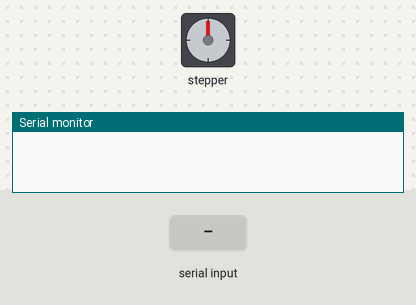
This sketch was run on a simulated Arduino Uno, built with avr-gcc and run on an emulated ATmega328P. On the bench: stepper motor, the last lines printed to the serial monitor. Wiring (inferred from the names in the program): stepper motor (2048 steps per turn assumed): coils pin 8, pin 9, pin 10, pin 11. The test bench sets the inputs (shaded band).

Above: at 1.2 s.
1.3 s: "1" received over Serial
At 2.07 s:
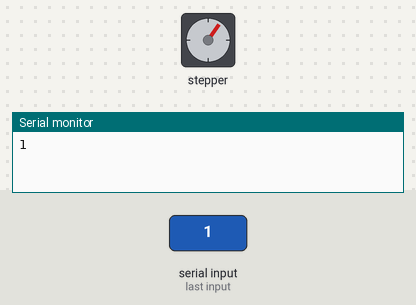
At 2.68 s:
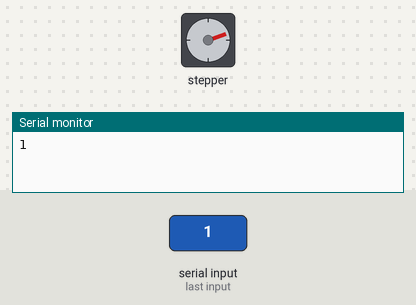
Timing chart, 0 to 16.3 s (numbered marks = the images above; inputs shaded):
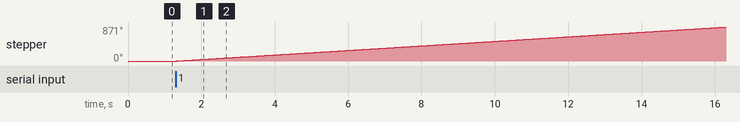

The sketch:

Full_Step_2phase.ino
```cpp
int motorPin1 = 8;// Blue   - 28BYJ48 pin 1
int motorPin2 = 9;// Pink   - 28BYJ48 pin 2
int motorPin3 = 10;// Yellow - 28BYJ48 pin 3
int motorPin4 = 11;// Orange - 28BYJ48 pin 4
int motorSpeed = 3;     //variable to set stepper speed
char val = '0';
void setup() {
  //declare the motor pins as outputs
  pinMode(motorPin1, OUTPUT);
  pinMode(motorPin2, OUTPUT);
  pinMode(motorPin3, OUTPUT);
  pinMode(motorPin4, OUTPUT);
  Serial.begin(9600);
}
void loop() {
  if (Serial.available() > 0)
  {
    val = Serial.read();
    Serial.println(val);
  }
  if (val == '1') {
    counterclockwise();   //หมุนวนขวา
  }
  if (val == '2') {
    clockwise(); //หมุนวนซ้าย
  }
  if (val == '0') { //หยุดหมุน
    digitalWrite(motorPin1, LOW);
    digitalWrite(motorPin2, LOW);
    digitalWrite(motorPin3, LOW);
    digitalWrite(motorPin4, LOW);
  }
}
void counterclockwise () {
  // 1
  digitalWrite(motorPin1, HIGH);
  digitalWrite(motorPin2, LOW);
  digitalWrite(motorPin3, LOW);
  digitalWrite(motorPin4, HIGH);
  delay(motorSpeed);
  // 2
  digitalWrite(motorPin1, HIGH);
  digitalWrite(motorPin2, HIGH);
  digitalWrite(motorPin3, LOW);
  digitalWrite(motorPin4, LOW);
  delay (motorSpeed);
  // 3
  digitalWrite(motorPin1, LOW);
  digitalWrite(motorPin2, HIGH);
  digitalWrite(motorPin3, HIGH);
  digitalWrite(motorPin4, LOW);
  delay(motorSpeed);
  // 4
  digitalWrite(motorPin1, LOW);
  digitalWrite(motorPin2, LOW);
  digitalWrite(motorPin3, HIGH);
  digitalWrite(motorPin4, HIGH);
  delay(motorSpeed);
}
void clockwise() {
  // 1
  digitalWrite(motorPin1, LOW);
  digitalWrite(motorPin2, LOW);
  digitalWrite(motorPin3, HIGH);
  digitalWrite(motorPin4, HIGH);
  delay(motorSpeed);
  // 2
  digitalWrite(motorPin1, LOW);
  digitalWrite(motorPin2, HIGH);
  digitalWrite(motorPin3, HIGH);
  digitalWrite(motorPin4, LOW);
  delay (motorSpeed);
  // 3
  digitalWrite(motorPin1, HIGH);
  digitalWrite(motorPin2, HIGH);
  digitalWrite(motorPin3, LOW);
  digitalWrite(motorPin4, LOW);
  delay(motorSpeed);
  // 4
  digitalWrite(motorPin1, HIGH);
  digitalWrite(motorPin2, LOW);
  digitalWrite(motorPin3, LOW);
  digitalWrite(motorPin4, HIGH);
  delay(motorSpeed);
}
```

Measured:
- after the input at 1.3 s, stepper: keeps turning clockwise at about 58°/s, starting at once
